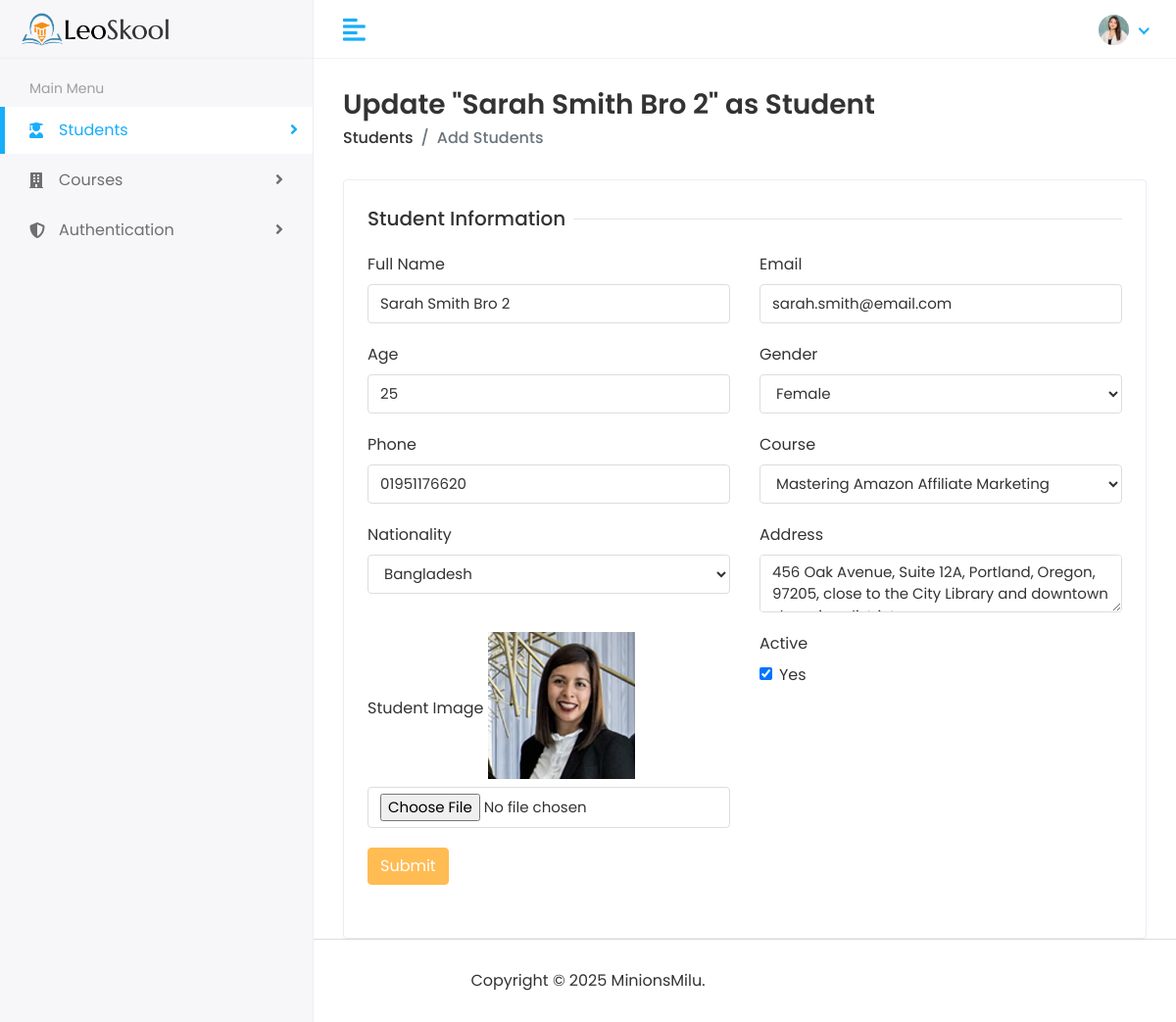
/update/2/student/ (signed in), run on an earlier commit of the app's database.
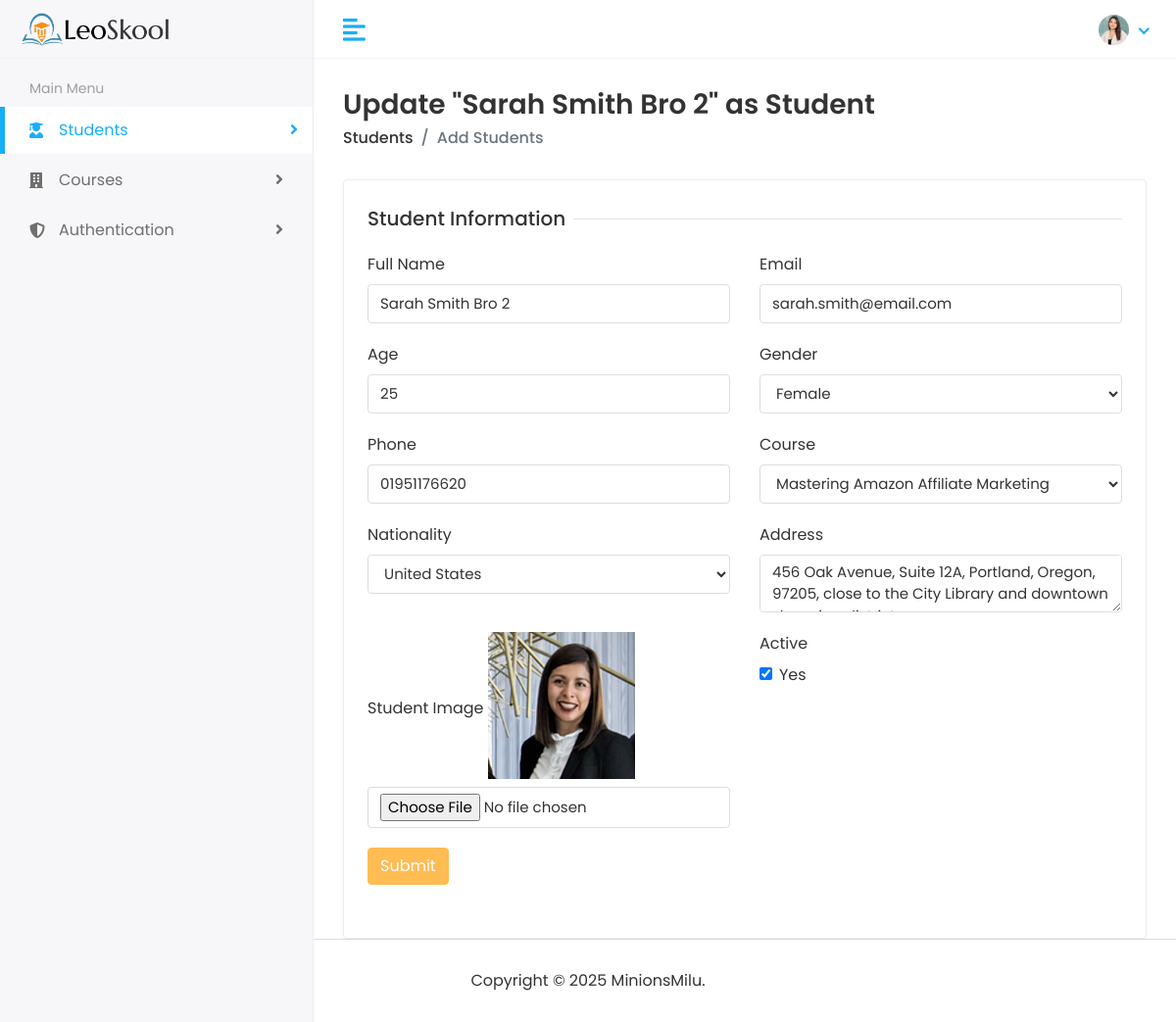
And on a later commit of the database.
### student/models.py (models this page shows, shortened)
class Student(models.Model):
    GENDER_CHOICES = (
        ('Male', 'Male'),
        ('Female', 'Female'),
    )
    COUNTRY_CHOICES = (
        ('Bangladesh', 'Bangladesh'),
        ('United States', 'United States'),
        ('United Kingdom', 'United Kingdom'),
        ('Germany', 'Germany'),
    )
    name = models.CharField(max_length=100)
    email = models.EmailField(unique=True)
    age = models.IntegerField(blank=False,null=False)
    address = models.TextField(max_length=255,blank=True, null=True)
    gender = models.CharField(max_length=10, choices=GENDER_CHOICES, blank=True, null=True)
    nationality = models.CharField(max_length=50, choices=COUNTRY_CHOICES, blank=True, null=True)
    phone = models.CharField(max_length=15)
    course = models.ForeignKey(Course, on_delete=models.CASCADE)
    photo = models.ImageField(upload_to=student_directory_path, default='profile_default.png')
    active = models.BooleanField(default=False)
    user = models.ForeignKey(User, on_delete=models.CASCADE, related_name='user_students')
    created_at = models.DateTimeField(auto_now_add=True)
    updated_at = models.DateTimeField(auto_now=True)
    def __str__(self):
        return self.name

class Course(models.Model):
    name = models.CharField(max_length=100, unique=True)
    duration = models.IntegerField()
    fee = models.IntegerField()
    active = models.BooleanField(default=True)
    image = models.ImageField(upload_to=course_directory_path, default='Course_default.jpg')

### student/views.py (the view, shortened to what this page needs)
# urls.py: path('update/<int:id>/student/', views.StudentUpdateView.as_view(), name='update_student'),
class StudentUpdateView(LoginRequiredMixin, UpdateView):
    model = Student
    template_name = "students/create_student.html"
    fields = ['name', 'email', 'age', 'gender', 'phone',
              'course', 'nationality', 'address', 'photo', 'active']
    pk_url_kwarg = 'id'
    def get_context_data(self, **kwargs):
        context = super().get_context_data(**kwargs)
        context['courses'] = Course.objects.all()
        context['student_updates'] = True
        return context

### templates/students/create_student.html (shortened to what the changed rows need)
{% extends 'layout/base.html' %}
{% load static %}
{% block content %}
<div class="page-wrapper">
   <div class="content container-fluid">
      <div class="page-header">
         <div class="row align-items-center">
            <div class="col">
               {% if student_updates %}
               <h3 class="page-title">Update "{{student}}" as Student</h3>
               {% else %}
               <h3 class="page-title">Add Students</h3>
               {% endif %}
               <ul class="breadcrumb">
                  <li class="breadcrumb-item"><a href="">Students</a></li>
                  <li class="breadcrumb-item active">Add Students</li>
               </ul>
            </div>
         </div>
      </div>
      <div class="row">
         <div class="col-sm-12">
            <div class="card">
               <div class="card-body">
                  {% if student.user.id == request.user.id %}
                  <form method="POST" action="{% if student_updates %}{% url 'update_student' student.id %}{% else %}{% url 'create_student' %}{% endif %}"
                   enctype="multipart/form-data">
                     <div class="row">
                        <div class="col-12">
                           <h5 class="form-title"><span>Student Information</span></h5>
                        </div>
                        <div class="col-12 col-sm-6">
                           <div class="form-group">
                              <label for="name">Full Name</label>
                              <input type="text" name="name" id="name" value="{{student.name}}" class="form-control" required>
                           </div>
                        </div>
                        <div class="col-12 col-sm-6">
                           <div class="form-group">
                              <label for="email">Email</label>
                              <input type="email" name="email" value="{{student.email}}" id="email" class="form-control" required>
                           </div>
                        </div>
                        <div class="col-12 col-sm-6">
                           <div class="form-group">
                              <label for="age">Age</label>
                              <input type="number" name="age" value="{{student.age}}" id="age" class="form-control">
                           </div>
                        </div>
                        <div class="col-12 col-sm-6">
                           <div class="form-group">
                              <label for="gender">Gender</label>
                              <select name="gender" id="gender" class="form-control" required>
                                 <option value="Female" {% if student.gender == "Female" %}selected{% endif %}>Female</option>
                              </select>
                           </div>
                        </div>
                        <div class="col-12 col-sm-6">
                           <div class="form-group">
                              <label for="phone">Phone</label>
                              <input name="phone" value="{{student.phone}}" type="number" id="phone" class="form-control" required>
                           </div>
                        </div>
                        <div class="col-12 col-sm-6">
                           <div class="form-group">
                              <label for="course">Course</label>
                              <select name="course" id="course" class="form-control" required>
                                 {% for course in courses %}
                                    <option value="{{ course.id }}" {% if student.course.id == course.id %}selected{% endif %}>{{ course.name }}</option>
                                 {% endfor %}
                              </select>
                           </div>
                        </div>
                        <div class="col-12 col-sm-6">
                           <div class="form-group">
                              <label for="nationality">Nationality</label>
                              <select name="nationality" id="nationality" class="form-control" required>
                                 <option value="Bangladesh" {% if student.nationality == "Bangladesh" %}selected{% endif %}>Bangladesh</option>
                                 <option value="United States" {% if student.nationality == "United States" %}selected{% endif %}>United States</option>
                              </select>
                           </div>
                        </div>
                        <div class="col-12 col-sm-6">
                           <div class="form-group">
                              <label for="address">Address</label>
                              <textarea name="address" id="address" class="form-control">{{ student.address }}</textarea>
                           </div>
                        </div>
                        <div class="col-12 col-sm-6">
                           <div class="form-group">
                              <label for="photo">Student Image</label>
                              {% if student.photo %}
                              <img src="{{ student.photo.url }}" alt="{{ student.name }}" class="img-fluid mb-2" style="max-width: 200px;">
                              {% else %}
                              <p>No image available</p>
                              {% endif %}
                              <input type="file" name="photo" id="photo" class="form-control">
                           </div>
                        </div>
                        <div class="col-12 col-sm-6">
                           <div class="form-group">
                              <label for="active">Active</label>
                              <div class="form-check">
                                 <input type="checkbox" name="active" id="active" class="form-check-input" {% if student.active %}checked{% endif %}>
                                 <label for="active" class="form-check-label">Yes</label>
                              </div>
                           </div>
                        </div>
                        <div class="col-12">
                           <button type="submit" class="btn btn-primary">Submit</button>
                        </div>
                     </div>
                  </form>
                  {% endif %}
               </div>
            </div>
         </div>
      </div>
   </div>
</div>
{% endblock content %}

What changed in the data, as far as the page shows it:
changed Student "Sarah Smith Bro 2": nationality "Bangladesh" → "United States"
